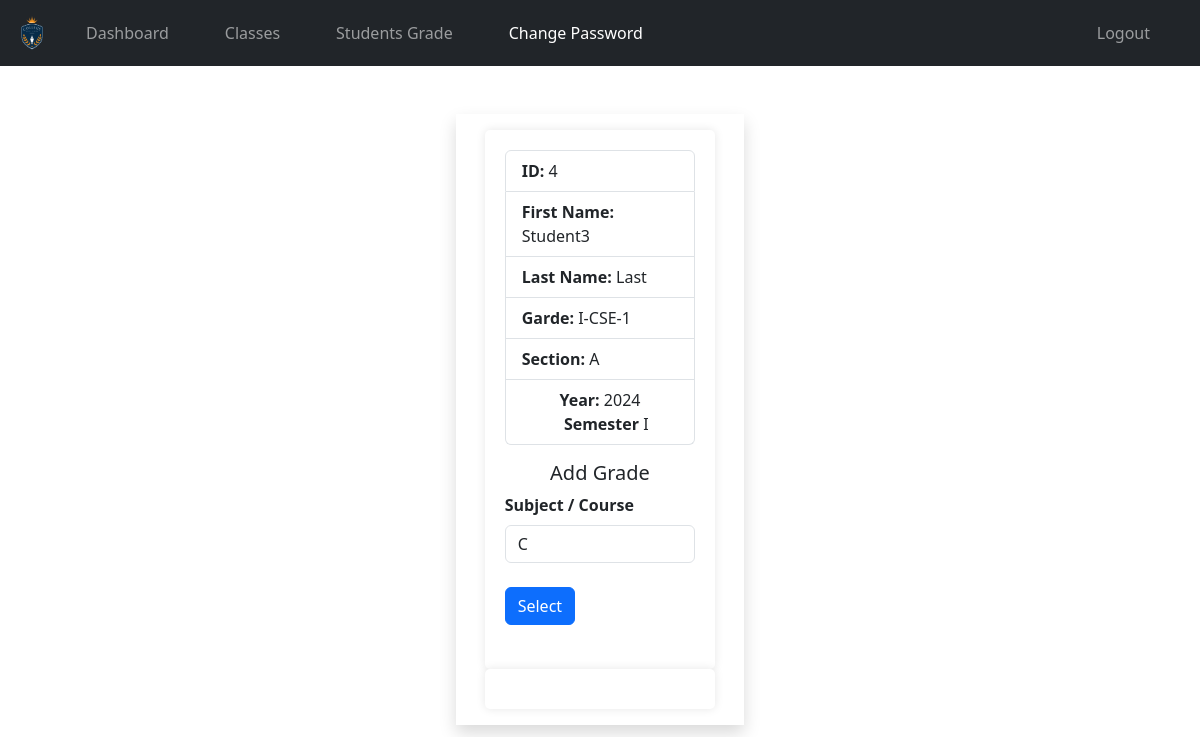
The page /teacher/student-grade.php?student_id=4 (signed in) on the database its author committed.
### tables this page shows
CREATE TABLE `students` (
  `student_id` int(11) NOT NULL,
  `username` varchar(127) NOT NULL,
  `password` varchar(255) NOT NULL,
  `fname` varchar(127) NOT NULL,
  `lname` varchar(255) NOT NULL,
  `semester` int(11) NOT NULL,
  `section` int(11) NOT NULL,
  `address` varchar(31) NOT NULL,
  `gender` varchar(7) NOT NULL,
  `email_address` varchar(255) NOT NULL,
  `date_of_birth` date NOT NULL,
  `date_of_joined` timestamp NULL DEFAULT current_timestamp(),
  `parent_fname` varchar(127) NOT NULL,
  `parent_lname` varchar(127) NOT NULL,
  `parent_phone_number` varchar(31) NOT NULL
);

CREATE TABLE `semester` (
  `semester_id` int(11) NOT NULL,
  `semester` varchar(31) NOT NULL,
  `semester_code` varchar(7) NOT NULL
);

CREATE TABLE `section` (
  `section_id` int(11) NOT NULL,
  `section` varchar(7) NOT NULL
);

CREATE TABLE `setting` (
  `id` int(11) NOT NULL,
  `current_year` int(11) NOT NULL,
  `current_semester` varchar(11) NOT NULL,
  `college_name` varchar(100) NOT NULL,
  `slogan` varchar(300) NOT NULL,
  `about` text NOT NULL,
  `contact` varchar(100) NOT NULL,
  `address` text NOT NULL,
  `course1` text NOT NULL,
  `course1desc` text NOT NULL,
  `course2` text NOT NULL,
  `course2desc` text NOT NULL,
  `course3` text NOT NULL,
  `course3desc` text NOT NULL
);

### teacher/data/student.php (called while the page is built, shortened)
<?php
function getStudentById($id, $conn){
   $sql = "SELECT * FROM students
           WHERE student_id=?";
   $stmt = $conn->prepare($sql);
   $stmt->execute([$id]);
   if ($stmt->rowCount() == 1) {
     $student = $stmt->fetch();
     return $student;
   }else {
    return 0;
   }
}

### api/settings.php (called while the page is built)
<?php
function getSetting($conn){
   $sql = "SELECT * FROM setting";
   $stmt = $conn->prepare($sql);
   $stmt->execute();
   if ($stmt->rowCount() == 1) {
	$settings = $stmt->fetch();
	return $settings;
   }else {
	return 0;
   }
}
?>

### teacher/data/subject.php (called while the page is built, shortened)
<?php
function getSubjectByGrade($semester, $conn){
   $sql = "SELECT * FROM subjects
           WHERE semester=?";
   $stmt = $conn->prepare($sql);
   $stmt->execute([$semester]);
   if ($stmt->rowCount() > 0) {
     $subject = $stmt->fetchAll();
     return $subject;
   }else {
    return 0;
   }
}
 ?>

### teacher/data/teacher.php (called while the page is built)
<?php
function getTeacherById($teacher_id, $conn){
   $sql = "SELECT * FROM teachers
           WHERE teacher_id=?";
   $stmt = $conn->prepare($sql);
   $stmt->execute([$teacher_id]);
   if ($stmt->rowCount() == 1) {
     $teacher = $stmt->fetch();
     return $teacher;
   }else {
    return 0;
   }
}

### teacher/data/grade.php (called while the page is built, shortened)
<?php
function getGradeById($semester_id, $conn){
   $sql = "SELECT * FROM semester
           WHERE semester_id=?";
   $stmt = $conn->prepare($sql);
   $stmt->execute([$semester_id]);
   if ($stmt->rowCount() == 1) {
     $grade = $stmt->fetch();
     return $grade;
   }else {
    return 0;
   }
}

### teacher/data/section.php (called while the page is built, shortened)
<?php
function getSectionById($section_id, $conn){
   $sql = "SELECT * FROM section
           WHERE section_id=?";
   $stmt = $conn->prepare($sql);
   $stmt->execute([$section_id]);
   if ($stmt->rowCount() == 1) {
     $section = $stmt->fetch();
     return $section;
   }else {
    return 0;
   }
}

### teacher/student-grade.php (the view, shortened to what this page needs)
<?php
if (isset($_SESSION['teacher_id']) &&
    isset($_SESSION['role'])) {
    if ($_SESSION['role'] == 'Teacher') {
       include "../db_connection.php";
       include "data/student.php";
       include "data/grade.php";
       include "data/class.php";
       include "data/section.php";
       include "data/subject.php";
       include "data/teacher.php";
       $student_id = $_GET['student_id'];
       $student = getStudentById($student_id, $conn);
       $subjects = getSubjectByGrade($student['semester'], $conn);
       $teacher_id = $_SESSION['teacher_id'];
       $teacher = getTeacherById($teacher_id, $conn);
       $teacher_subjects = str_split(trim($teacher['subjects']));
       $ssubject_id = 0;
 ?>
 <?php
    include "../header.php";
     ?>
<body>
    <?php
    include "../nav.php";
        if ($student != 0 && $setting !=0 && $subjects !=0 && $teacher_subjects != 0) {
     ?>
     <div class="d-flex align-items-center flex-column"><br><br>
        <div class="login shadow p-3">
        <form method="post"
              action="">
            <div class="mb-3">
                <ul class="list-group">
                    <li class="list-group-item"><b>ID: </b> <?php echo $student['student_id'] ?></li>
                  <li class="list-group-item"><b>First Name: </b> <?php echo $student['fname'] ?></li>
                  <li class="list-group-item"><b>Last Name: </b> <?php echo $student['lname'] ?></li>
                  <li class="list-group-item"><b>Garde: </b>
                    <?php  $g = getGradeById($student['semester'], $conn);
                        echo $g['semester_code'].'-'.$g['semester'];
                    ?>
                  </li>
                  <li class="list-group-item"><b>Section: </b>
                    <?php  $s = getSectionById($student['section'], $conn);
                        echo $s['section'];
                    ?>
                  </li>
                  <li class="list-group-item text-center"><b>Year: </b> <?php echo $setting['current_year']; ?> &nbsp;&nbsp;&nbsp;<b>Semester</b> <?php echo $setting['current_semester']; ?></li>
                </ul>
            </div>
            <h5 class="text-center">Add Grade</h5>
         <label class="form-label">Subject / Course</label>
            <select class="form-control"
                    name="ssubject_id">
                    <?php foreach($subjects as $subject){
                        foreach($teacher_subjects as $teacher_subject){
                            if($subject['subject_id'] == $teacher_subject){ ?>
                       <option <?php if($ssubject_id == $subject['subject_id']){echo "selected";} ?>
                           value="<?php echo $subject['subject_id'] ?>">
                        <?php echo $subject['subject_code'] ?></option>
                    <?php }   }
                        } ?>
            </select><br>
            <button type="submit" class="btn btn-primary">Select</button><br><br>
        </form>
        <form method="post"
              action="api/save-score.php">
        </div>
        </div>
     <?php
         }else{
            header("Location: students.php");
            exit;
         }
     ?>
</body>
<?php
      include "../footer.php";
     ?>
<?php
  }else {
    header("Location: ../login.php");
    exit;
  }
}else {
	header("Location: ../login.php");
	exit;
}
?>

### static/styles.css (style rules this page uses)
* { margin: 0; padding: 0; }
body { font-family: Arial, sans-serif; margin: 0; padding: 0px; background-color: #f4f4f4; color: #333; }
form { width: 90%; margin: 0 auto; background: #fff; padding: 20px; border-radius: 5px; box-shadow: 0 0 10px rgba(0, 0, 0, 0.1); }
label { font-weight: bold; margin-bottom: 5px; }

### rows shown on the page
students: student_id "4", fname "Student3", lname "Last"
semester: semester_code "I-CSE", semester "1"
section: section "A"
setting: current_year "2024", current_semester "I"

### other values the page prints
form field ssubject_id "C"
